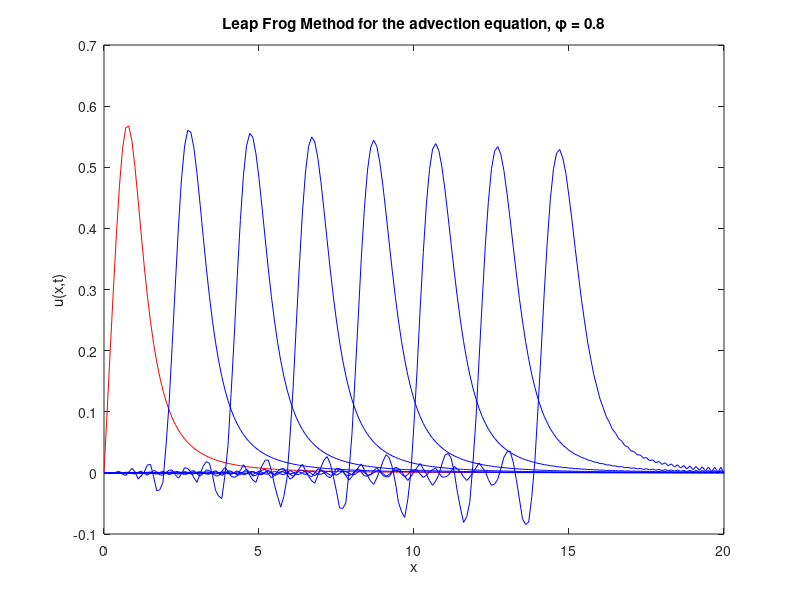

Write the MATLAB code that produced this figure.
% Methods of solving the advection equation.

clear all
close all
clc

% Set the parameters for the solution
L = 20; % length of solution domain (from zero)
J = 200; % number of grid points (not counting zero)
x = linspace(0, L, J+1); % set up a vector of x locations
dx = L/J; % size of a grid cell, delta x
c = 1; % advection speed (downward is stable is this is less than 0)
dt = 0.08; % size of time step, delta t

T = 15; % duraction of simulation
N = round(T/dt); % number of times to iterate simuation to get to time T

% setting the initial conditions u0 for upwind, d0 for downwind and c0 for
% centered
u0 = x./(x.^4 + 1);
d0 = x./(x.^4 + 1);
c0 = x./(x.^4 + 1);
leap0 = x./(x.^4 + 1);

up = u0; % up will denote u in the Present during the simulation
down = d0;
centered = c0;
leapfrog = leap0;

% %%
% %%%%%%%%%%%%%%%%%%%%%%%%%%%%%%%%%%%%%%%%%%%%%%%
% % Running the Upwind Method on u_x + cu_t = 0 %
% %%%%%%%%%%%%%%%%%%%%%%%%%%%%%%%%%%%%%%%%%%%%%%%
% 
% plot(x, u0, 'r') % plot the IC
% 
% % add labels to the plot
% xlabel('x'), ylabel('u(x,t)')
% title(['Upwinding for the advection equation, \phi = ' num2str(c*dt/dx)])
% 
% for n = 1:N % beginning the for time loop
% 
%     up(1) = 0; % enforce the zero BC at x = 0
% 
%     for j = 2:J+1 % begin spatial loop; note that j = 1 is x = 0
%         un(j) = up(j) - c*dt/dx*(up(j)-up(j-1));
%     end % ending the spatial loop
% 
%     % to see results as an animation uncomment the line below and comment
%     % the if - end statement
% 
%     % plot(x,u0,'r',x,un,'b'), pause(.1) % plots the next calculated time slice and the IC for reference. Makes this an animation
% 
%     if mod(n*dt,2) < dt % check if current time is close to a multiple of 2
%         hold on, plot(x,un,'b'), hold off % if so, add a plot of current solution to existing plot
%     end
% 
%     up = un; % reset present solution for next time step
% end % end time loop
% 
% %%
% %%%%%%%%%%%%%%%%%%%%%%%%%%%%%%%%%%%%%%%%%%%%%%%%%
% % Running the Downwind Method on u_x + cu_t = 0 %
% %%%%%%%%%%%%%%%%%%%%%%%%%%%%%%%%%%%%%%%%%%%%%%%%%
% 
% plot(x, d0, 'r') % plot the IC
% 
% % add labels to the plot
% xlabel('x'), ylabel('u(x,t)')
% title(['Downwinding for the advection equation, \phi = ' num2str(c*dt/dx)])
% 
% for n = 1:N % beginning the for time loop
% 
%     down(1) = 0; % enforce the zero BC at x = 0
% 
%     for j = 2:J % begin spatial loop; note that j = 1 is x = 0
%         dn(j) = down(j) - c*dt/dx*(down(j+1)-down(j));
%     end % ending the spatial loop
% 
%     dn(J+1) = 0; % setting another boundary condition
% 
%     % to see results as an animation uncomment the line below and comment
%     % the if - end statement
% 
%     % plot(x,d0,'r',x,dn,'b'), pause(.1) % plots the next calculated time slice and the IC for reference. Makes this an animation
% 
%     if mod(n*dt,2) < dt % check if current time is close to a multiple of 2
%         hold on, plot(x,dn,'b'), hold off % if so, add a plot of current solution to existing plot
%     end
% 
%     down = dn; % reset present solution for next time step
% end % end time loop
% 
% %%
% %%%%%%%%%%%%%%%%%%%%%%%%%%%%%%%%%%%%%%%%%%%%%%%%%
% % Running the Centered Method on u_x + cu_t = 0 %
% %%%%%%%%%%%%%%%%%%%%%%%%%%%%%%%%%%%%%%%%%%%%%%%%%
% 
% plot(x, c0, 'r') % plot the IC
% 
% % add labels to the plot
% xlabel('x'), ylabel('u(x,t)')
% title(['Centering Method for the advection equation, \phi = ' num2str(c*dt/dx)])
% 
% for n = 1:N % beginning the for time loop
% 
%     centered(1) = 0; % enforce the zero BC at x = 0
%     for j = 2:J % begin spatial loop; note that j = 1 is x = 0
%         cn(j) = centered(j) - c*dt/(2*dx)*(centered(j+1)-centered(j-1));
%     end % ending the spatial loop
% 
%     cn(J+1) = 0; % setting another boundary condition
% 
%     % to see results as an animation uncomment the line below and comment
%     % the if - end statement
% 
%     % plot(x,c0,'r',x,cn,'b'), pause(.1) % plots the next calculated time slice and the IC for reference. Makes this an animation
% 
%     if mod(n*dt,2) < dt % check if current time is close to a multiple of 2
%         hold on, plot(x,cn,'b'), hold off % if so, add a plot of current solution to existing plot
%     end
%     % 
%     centered = cn; % reset present solution for next time step
% end % end time loop
% 
% %%
%%%%%%%%%%%%%%%%%%%%%%%%%%%%%%%%%%%%%%%%%%%%%%%%%
% Running the LeapFrog Method on u_x + cu_t = 0 %
%%%%%%%%%%%%%%%%%%%%%%%%%%%%%%%%%%%%%%%%%%%%%%%%%

plot(x, leap0, 'r') % plot the IC

% add labels to the plot
xlabel('x'), ylabel('u(x,t)')
title(['Leap Frog Method for the advection equation, \phi = ' num2str(c*dt/dx)])

leap_all = leapfrog;

for n = 1:N % beginning the for time loop

    leapfrog(1) = 0; % enforce the zero BC at x = 0
    
    % using the upwind method for the first iteration
    if n == 1
        for j = 2:J+1 % begin spatial loop; note that j = 1 is x = 0
            leapn(j) = leapfrog(j) - c*dt/dx*(leapfrog(j)-leapfrog(j-1));
        end % ending the spatial loop
    else
        for j = 2:J % begin spatial loop; note that j = 1 is x = 0
            leapn(j) = leap_all((n+1)-2, j) - c*dt/(dx)*(leapfrog(j+1)-leapfrog(j-1));
        end % ending the spatial loop
    end
    
    ln(J+1) = 0; % setting another boundary condition

    % to see results as an animation uncomment the line below and comment
    % the if - end statement

    % plot(x,leap0,'r',x,leapn,'b'), pause(.01) % plots the next calculated time slice and the IC for reference. Makes this an animation

    if mod(n*dt,2) < dt % check if current time is close to a multiple of 2
        hold on, plot(x,leapn,'b'), hold off % if so, add a plot of current solution to existing plot
    end
    % 
    leap_all = [leap_all; leapn];
    leapfrog = leapn; % reset present solution for next time step
end % end time loop
